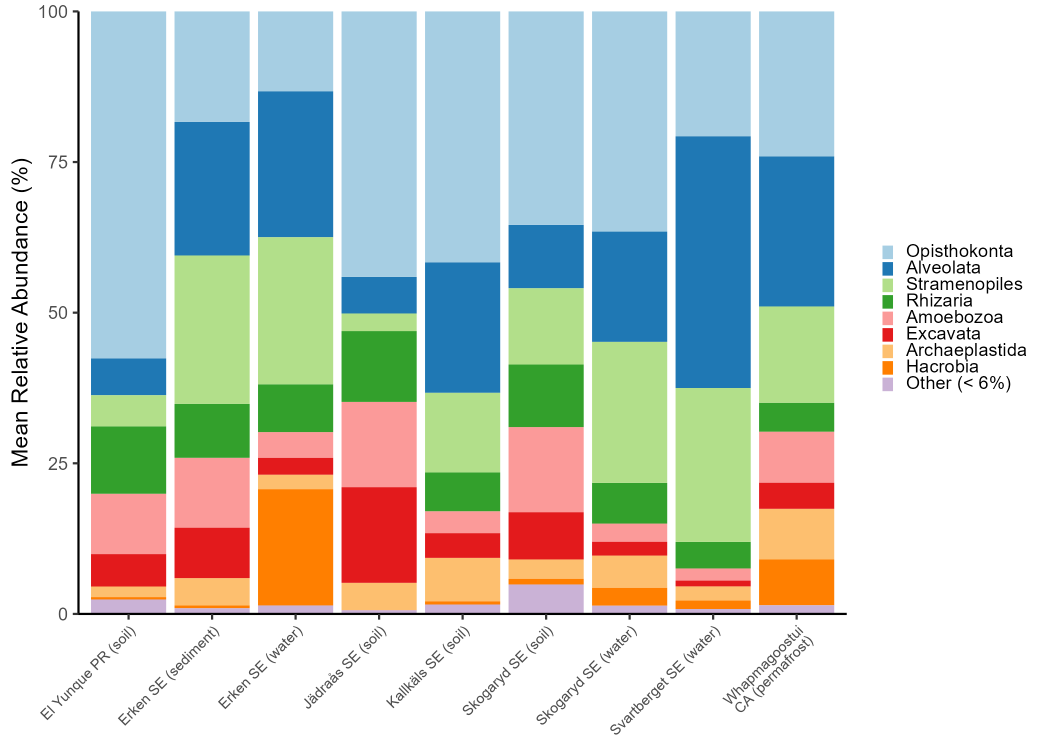
#> input picture scripts/r_scripts/Jamy_2022_rDNA_cell_sim97_domain_stacked_bar.png, 2100 x 1500 px (shown at 1/2 size)
$ python -i taxonomic_composition_tables.py   (imports and definitions only)
#> lines starting #> are read from the running program, lines starting #| are printed output that depends on the picture
import seaborn as sns
import matplotlib.pyplot as plt


def adjust_suthaus_2020_df(dataframe):
    '''
    Adjusts the dataframe based on the format of Suthaus (2020) to make it more interpretable and organized.

    This function performs multiple transformations:
    1. Removes the prefix 'centroid=' from the first column.
    2. Splits the first column into two separate columns ('OTU' and 'OTU_Num').
    3. Extracts a number representing the number of sequences from the 'OTU_Num' column.
    4. Drops the original first column.
    5. Extracts taxonomic hierarchy information (from 'Kingdom' to 'Species') from the second column.
    6. Drops the original second column.
    7. Extracts alignment information ('Pident' and 'Length') from subsequent columns.
    8. Rename the deep sea samples so they will appear next to each other on the plot.
    9. Rearranges the columns for better readability.

    Parameters:
    - dataframe : pd.DataFrame
        A dataframe based on the Suthaus (2020) format containing taxonomic and alignment data.

    Returns:
    - pd.DataFrame
        A transformed dataframe with extracted and organized columns.
    '''
    # Replace 'centroid=' with an empty string in the first column
    dataframe[dataframe.columns[0]] = dataframe[
        dataframe.columns[0]].str.replace('centroid=', '', regex=False)
    # Split the first column based on the ';' delimiter
    dataframe[['OTU', 'OTU_Num'
               ]] = dataframe[dataframe.columns[0]].str.split(';', expand=True)
    # Extract only the number from the 'OTU_Num' column (after 'seqs=')
    dataframe['OTU_Num'] = dataframe['OTU_Num'].str.split('=').str[1].astype(
        int)
    # Drop the original column
    dataframe = dataframe.drop(columns=dataframe.columns[0])
    # Create a reference ID column
    dataframe['Reference_ID'] = dataframe[1].str.split(';').str[0]
    # Creating a Kingdom columm
    dataframe['Kingdom'] = dataframe[1].str.split(':').str[1].str.split(
        ',').str[0]
    # Creating a Domain columm
    dataframe['Domain'] = dataframe[1].str.split(':').str[2].str.split(
        ',').str[0]
    # Creating a Phyllum columm
    dataframe['Phyllum'] = dataframe[1].str.split(':').str[3].str.split(
        ',').str[0]
    # Creating a Class columm
    dataframe['Class'] = dataframe[1].str.split(':').str[4].str.split(
        ',').str[0]
    # Creating an Order columm
    dataframe['Order'] = dataframe[1].str.split(':').str[5].str.split(
        ',').str[0]
    # Creating a Family columm
    dataframe['Family'] = dataframe[1].str.split(':').str[6].str.split(
        ',').str[0]
    # Creating a Genus columm
    dataframe['Genus'] = dataframe[1].str.split(':').str[7].str.split(
        ',').str[0]
    # Creating a Species columm
    dataframe['Species'] = dataframe[1].str.split(':').str[8].str.split(
        ',').str[0]
    # Dropping the original column
    dataframe = dataframe.drop(columns=dataframe.columns[0])
    # Creating a pident (percentage of identical positions) column
    dataframe['Pident'] = dataframe[2]
    # Creating a length (alignment length (sequence overlap)) column
    dataframe['Length'] = dataframe[3]
    # Drop unnecessary columns
    dataframe = dataframe.drop(
        dataframe.columns[[0, 1, 2, 3, 4, 5, 6, 7, 8, 9]], axis=1)
    # Rename the deep sea samples so they will appear next to each other on the plot
    dataframe['Sample'] = dataframe['Sample'].replace({
        'A3':
        'deep_sea_A3',
        'X17007':
        'deep_sea_X17007'
    })
    # Rearrange the columns
    cols = [col for col in dataframe if col != 'Sample'] + ['Sample']
    dataframe = dataframe[cols]
    return dataframe


# [135 lines left out: functions prepare_data_for_plotting, plot_taxonomic_data, not called in this run]

>>> import cv2
>>> picture = cv2.imread('../r_scripts/Jamy_2022_rDNA_cell_sim97_domain_stacked_bar.png', cv2.IMREAD_GRAYSCALE)
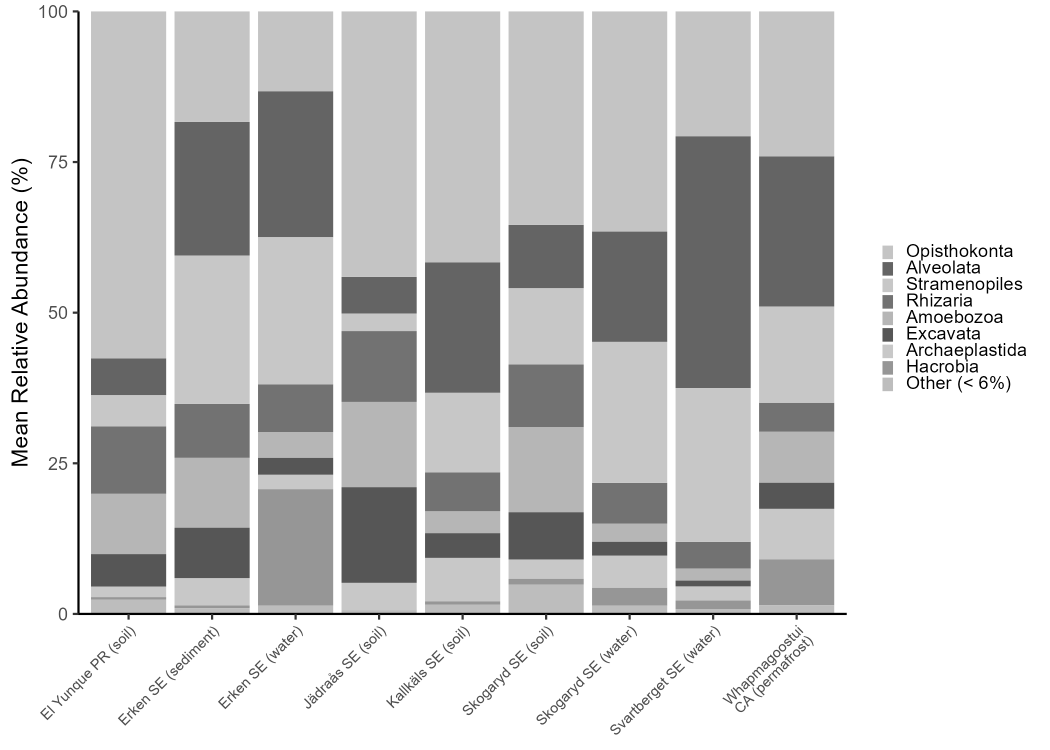
#> picture: shape (1500, 2100) (shown at 1/2 size); min 0, max 255, mean 203.4
#> (the run stopped early here; a loop or call above may not have finished)

$ run again, on scripts/r_scripts/Jamy_2022_rDNA_cell_sim97_family_stacked_bar.png
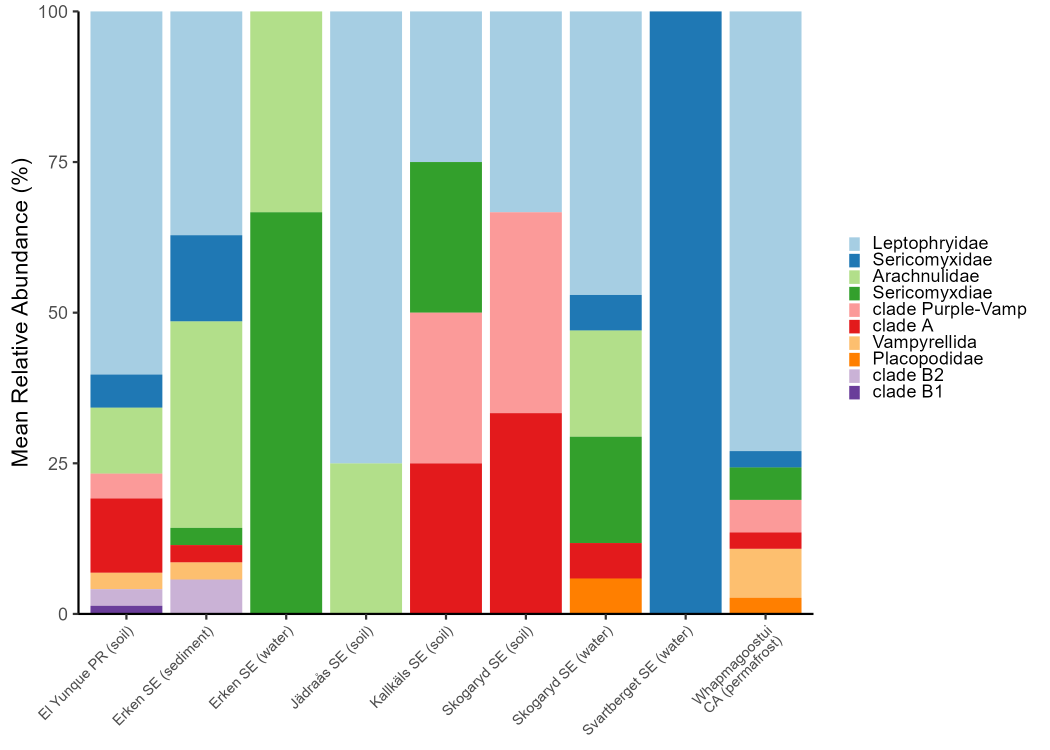
#> input picture scripts/r_scripts/Jamy_2022_rDNA_cell_sim97_family_stacked_bar.png, 2100 x 1500 px (shown at 1/2 size)
#> `picture = cv2.imread('../r_scripts/Jamy_2022_rDNA_cell_sim97_domain_st..`:
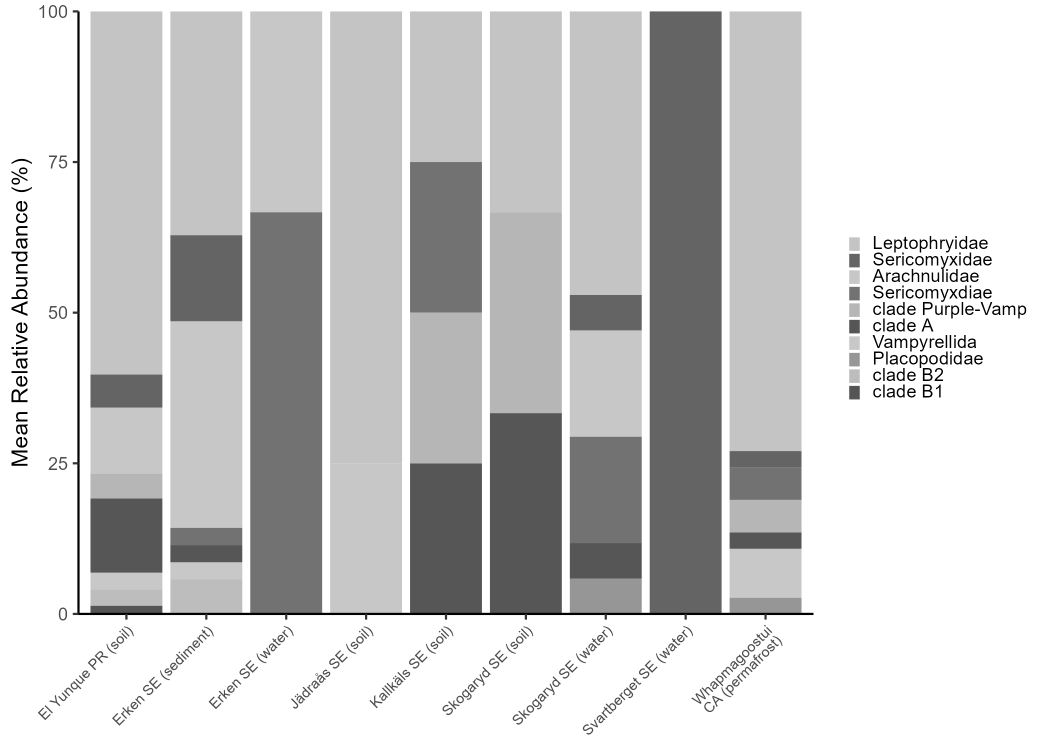
#> picture: shape (1500, 2100) (shown at 1/2 size); min 0, max 255, mean 204.4

$ run again, on scripts/r_scripts/Jamy_2022_rDNA_cell_sim97_genus_stacked_bar.png
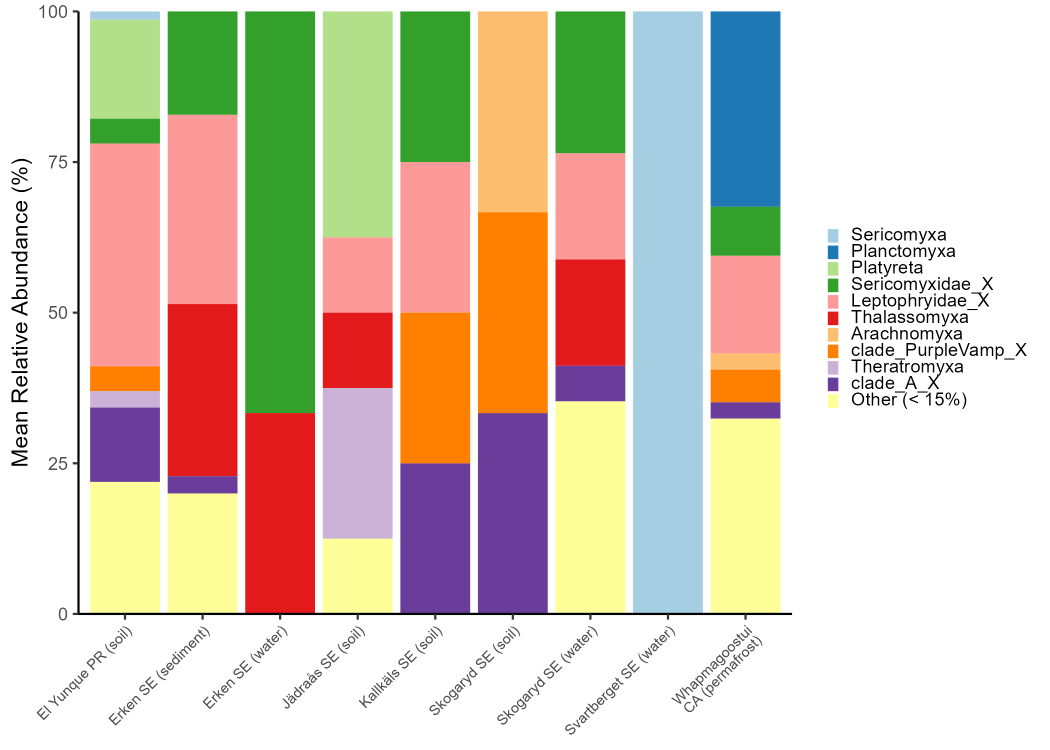
#> input picture scripts/r_scripts/Jamy_2022_rDNA_cell_sim97_genus_stacked_bar.png, 2100 x 1500 px (shown at 1/2 size)
#> `picture = cv2.imread('../r_scripts/Jamy_2022_rDNA_cell_sim97_domain_st..`:
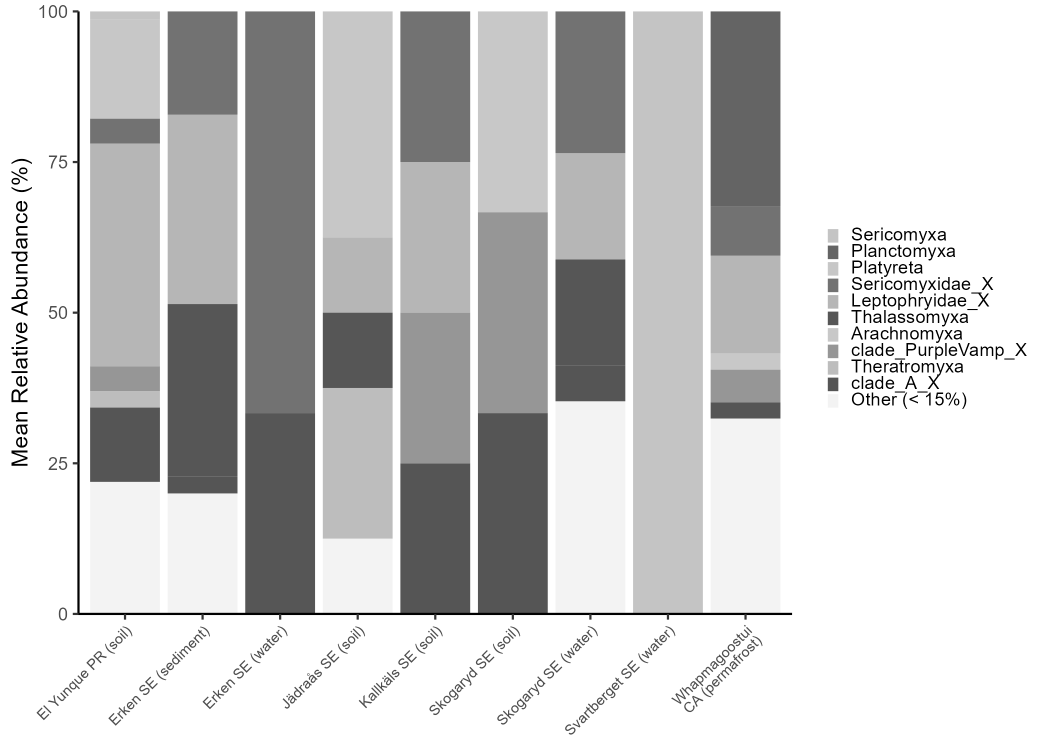
#> picture: shape (1500, 2100) (shown at 1/2 size); min 0, max 255, mean 204.8

$ run again, on scripts/r_scripts/Jamy_2022_rDNA_cell_sim97_phyllum_stacked_bar.png
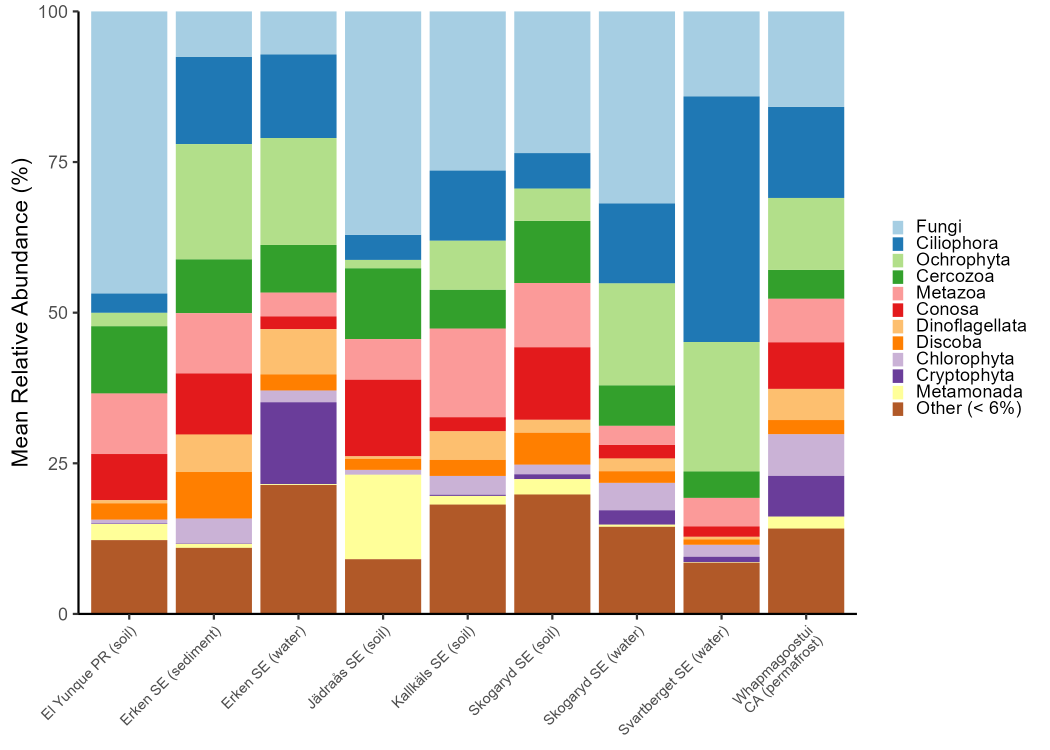
#> input picture scripts/r_scripts/Jamy_2022_rDNA_cell_sim97_phyllum_stacked_bar.png, 2100 x 1500 px (shown at 1/2 size)
#> `picture = cv2.imread('../r_scripts/Jamy_2022_rDNA_cell_sim97_domain_st..`:
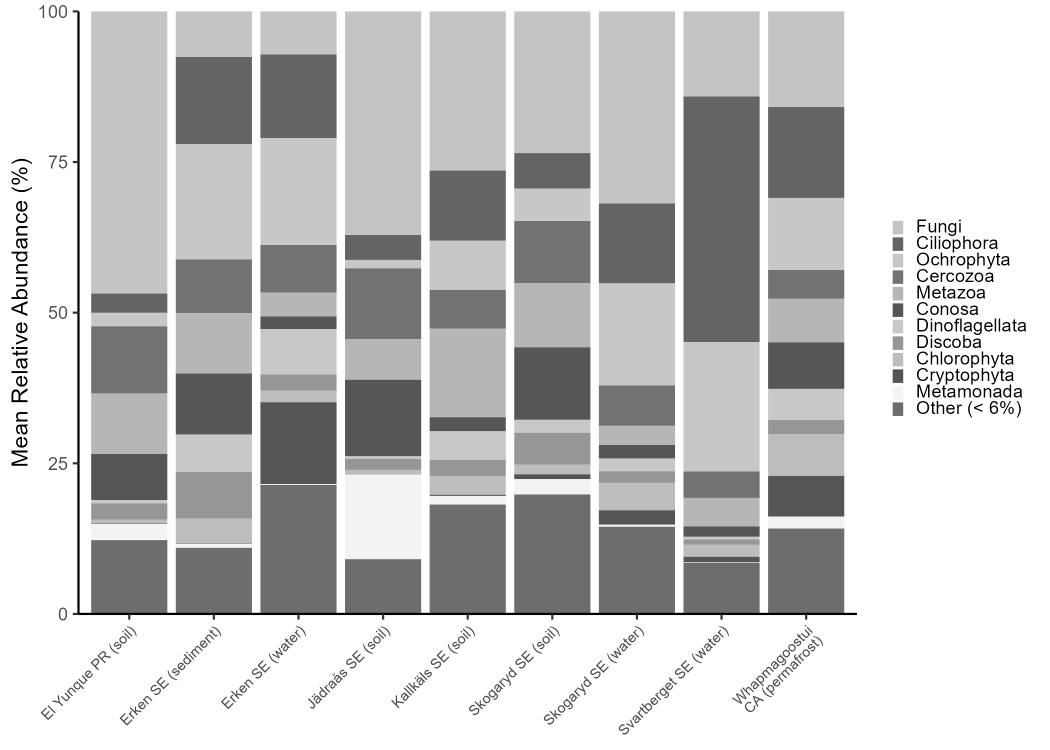
#> picture: shape (1500, 2100) (shown at 1/2 size); min 0, max 255, mean 197.7
